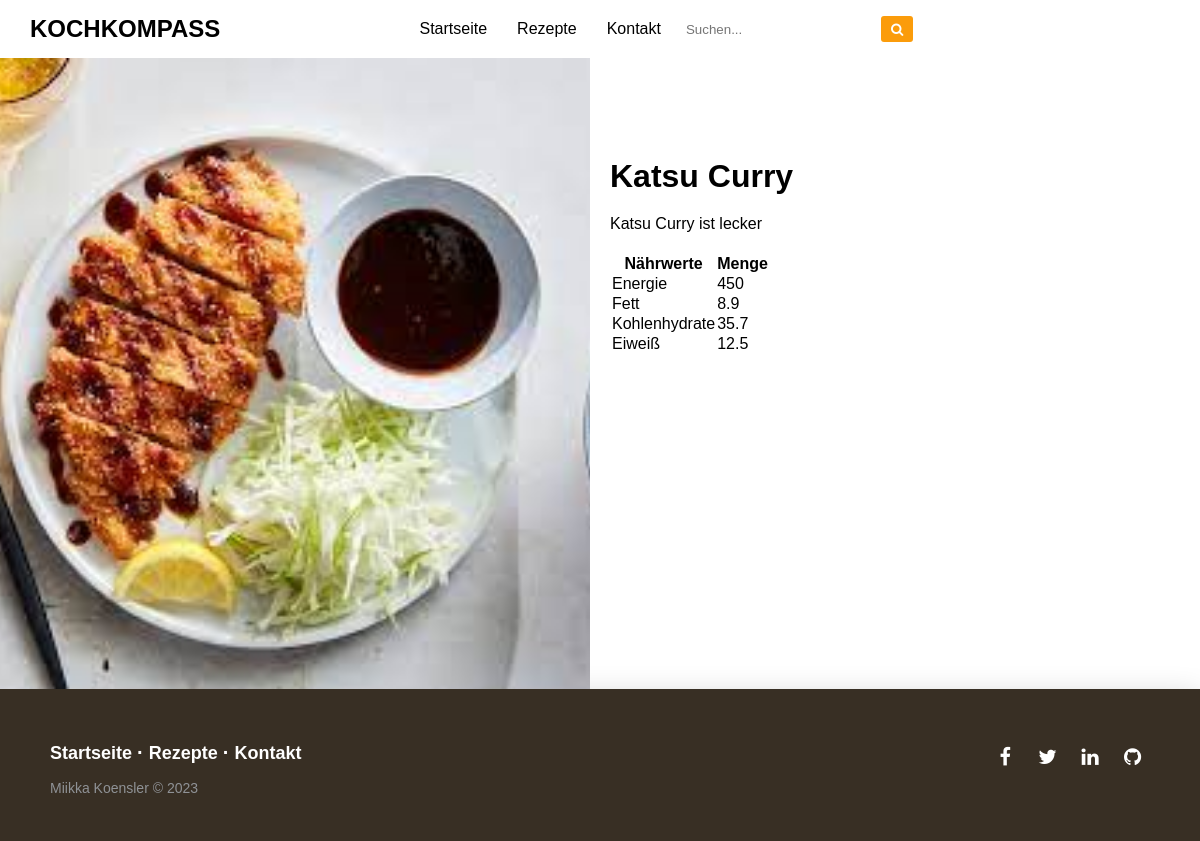
Screenshot of /sites/rezept.php?id=2 with the database file from the repository.
### tables this page shows
CREATE TABLE `rezepte` (
  `id` int(11) NOT NULL,
  `name` varchar(255) NOT NULL,
  `beschreibung` text NOT NULL,
  `bewertung` float NOT NULL,
  `eiweiß` float NOT NULL,
  `fett` float NOT NULL,
  `energie` float NOT NULL,
  `kohlenhydrate` float NOT NULL,
  `bild` varchar(255) DEFAULT NULL
);

### sites/rezept.php (the view, shortened to what this page needs)
<?php
include '../module/dbconnect.php';
$row = null;
if (isset($_GET['id'])) {
    $recipeId = $_GET['id'];
    $sql = "SELECT * FROM rezepte WHERE id = $recipeId";
    $result = $conn->query($sql);
    if ($result->num_rows > 0) {
        $row = $result->fetch_assoc();
    }
}
include '../module/navbar.php';
?>
<div class="rezept-container">
    <?php if ($row) { ?>
        <div class="rezept-bild">
            <img src="../assets/img/<?php echo $row['bild']; ?>" alt="Bild des Rezepts">
        </div>
        <div class="rezept-details">
            <h1><?php echo $row['name']; ?></h1>
            <p><?php echo $row['beschreibung']; ?></p>
            <table>
                <tr>
                    <th>Nährwerte</th>
                    <th>Menge</th>
                </tr>
                <tr>
                    <td>Energie</td>
                    <td><?php echo $row['energie']; ?></td>
                </tr>
                <tr>
                    <td>Fett</td>
                    <td><?php echo $row['fett']; ?></td>
                </tr>
                <tr>
                    <td>Kohlenhydrate</td>
                    <td><?php echo $row['kohlenhydrate']; ?></td>
                </tr>
                <tr>
                    <td>Eiweiß</td>
                    <td><?php echo $row['eiweiß']; ?></td>
                </tr>
            </table>
        </div>
    <?php } ?>
</div>
<?php include '../module/footer.php'; ?>
</body>
</html>

### assets/css/style.css (style rules this page uses)
* { margin: 0; padding: 0; font-family: "Montserrat", sans-serif; box-sizing: border-box; }
.rezept-container { display: flex; align-items: flex-start; height: 78.9vh; }
.rezept-bild { flex: 1; height: 100%; }
.rezept-bild img { width: 100%; height: 100%; object-fit: cover; }
.rezept-details { flex: 1; margin-left: 20px; margin-top: 100px; }
.rezept-details p { flex: 1; margin-top: 20px; }
.rezept-details table { margin-top: 20px; }

### rows the page displays
rezepte: bild (picture), name "Katsu Curry", beschreibung "Katsu Curry ist lecker", energie "450", fett "8.9", kohlenhydrate "35.7", eiweiß "12.5"
